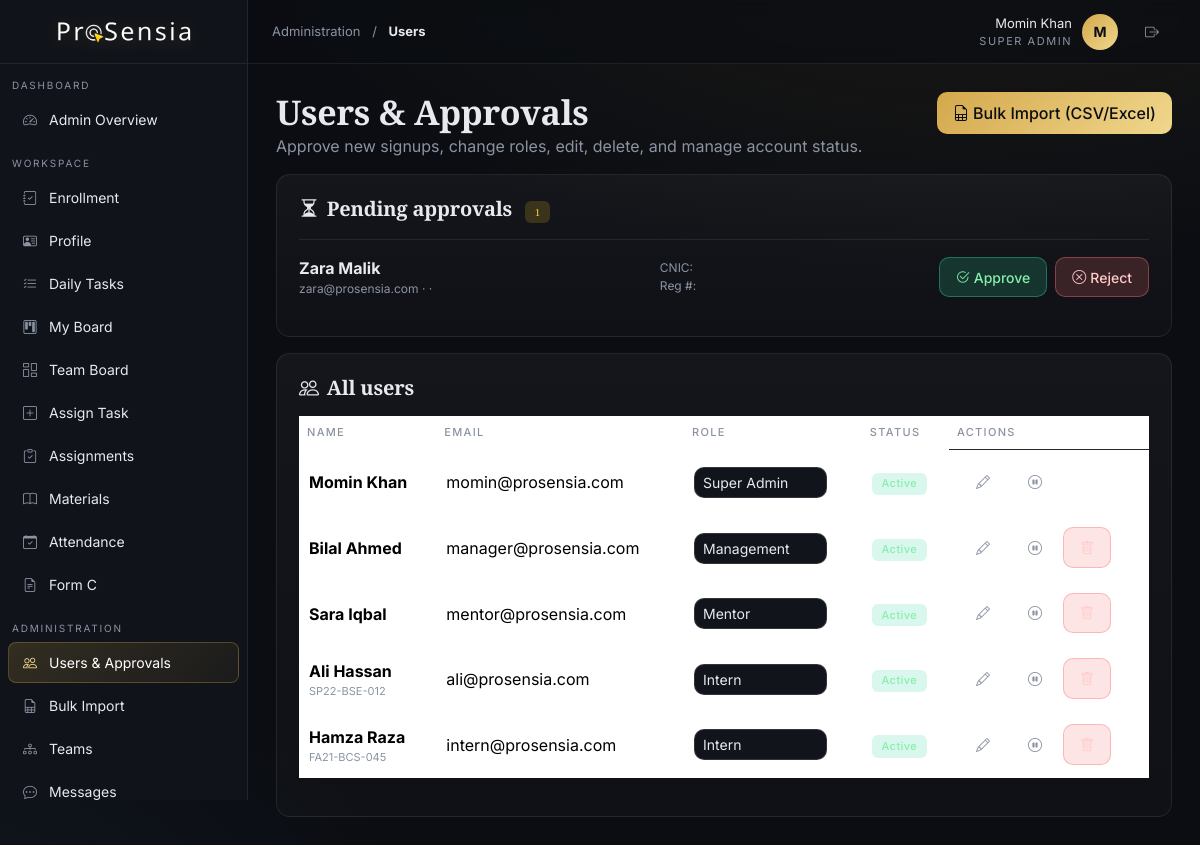
The page /admin/users.php (signed in) on the database its author committed.
### tables this page shows
CREATE TABLE users (
  id INT AUTO_INCREMENT PRIMARY KEY,
  name VARCHAR(120) NOT NULL,
  email VARCHAR(160) NOT NULL UNIQUE,
  password VARCHAR(255) NOT NULL,
  role ENUM('super_admin','management','mentor','intern') NOT NULL,
  status ENUM('pending','active','inactive','rejected') DEFAULT 'pending',
  created_at TIMESTAMP DEFAULT CURRENT_TIMESTAMP
);

CREATE TABLE profiles (
  user_id INT PRIMARY KEY,
  father_name VARCHAR(120),
  cnic VARCHAR(20),
  reg_number VARCHAR(40),
  department VARCHAR(120) DEFAULT 'Electrical and Computer Engineering',
  semester VARCHAR(40),
  phone VARCHAR(40), city VARCHAR(80), address TEXT,
  university VARCHAR(160), degree VARCHAR(120), graduation_year VARCHAR(8),
  skills TEXT, github VARCHAR(200), linkedin VARCHAR(200), portfolio VARCHAR(200),
  bio TEXT, avatar_color VARCHAR(20) DEFAULT '#d4a84c',
  avatar_path VARCHAR(255) DEFAULT NULL,
  FOREIGN KEY (user_id) REFERENCES users(id) ON DELETE CASCADE
);

### admin/users.php (the view, shortened to what this page needs)
<?php
require __DIR__ . '/../includes/header.php';
$is_admin = $user['role']==='super_admin';
$pending = $pdo->query("SELECT u.*, p.cnic, p.phone, p.reg_number, p.university FROM users u LEFT JOIN profiles p ON p.user_id=u.id WHERE u.status='pending' ORDER BY u.created_at DESC")->fetchAll();
$all = $pdo->query("SELECT u.*, p.phone, p.reg_number, p.university, p.cnic, p.semester FROM users u LEFT JOIN profiles p ON p.user_id=u.id WHERE u.status!='pending' ORDER BY u.role,u.name")->fetchAll();
?>
<div class="d-flex justify-content-between align-items-center flex-wrap gap-2">
  <h1 class="serif m-0" style="font-size:34px">Users &amp; Approvals</h1>
  <?php if($is_admin): ?><a href="<?= base_url('admin/import.php') ?>" class="btn btn-primary"><i class="bi bi-file-earmark-spreadsheet me-1"></i>Bulk Import (CSV/Excel)</a><?php endif; ?>
</div>
<p class="muted">Approve new signups, change roles, edit, delete, and manage account status.</p>
<?php if($is_admin): ?>
<div class="glass card-pad mt-3">
  <h5 class="serif mb-3"><i class="bi bi-hourglass-split me-2"></i>Pending approvals <span class="badge b-warning ms-2"><?= count($pending) ?></span></h5>
  <?php foreach($pending as $u): ?>
    <div class="py-3" style="border-top:1px solid var(--border)">
      <div class="row g-3 align-items-center">
        <div class="col-md-5"><b><?= e($u['name']) ?></b><div class="muted" style="font-size:12px"><?= e($u['email']) ?> · <?= e($u['phone']) ?> · <?= e($u['university']) ?></div></div>
        <div class="col-md-3 muted" style="font-size:12px">CNIC: <?= e($u['cnic']) ?><br>Reg #: <?= e($u['reg_number']) ?></div>
        <div class="col-md-4 d-flex gap-2 justify-content-md-end flex-wrap">
          <form method="post"><button class="btn btn-success btn-sm"><i class="bi bi-check2-circle me-1"></i>Approve</button></form>
          <form method="post"><input type="hidden" name="action" value="reject"><input type="hidden" name="id" value="<?= (int)$u['id'] ?>"><button class="btn btn-danger btn-sm"><i class="bi bi-x-circle me-1"></i>Reject</button></form>
        </div>
      </div>
    </div>
  <?php endforeach; ?>
</div>
<?php endif; ?>
<div class="glass card-pad mt-3">
  <h5 class="serif mb-3"><i class="bi bi-people me-2"></i>All users</h5>
  <div class="table-wrap">
  <table class="table table-hover">
    <thead><tr><th>Name</th><th>Email</th><th>Role</th><th>Status</th><?php if($is_admin):?><th>Actions</th><?php endif; ?></tr></thead>
    <tbody>
    <?php foreach($all as $u): ?>
      <tr>
        <td><b><?= e($u['name']) ?></b><?php if(!empty($u['reg_number'])): ?><div class="muted" style="font-size:11px"><?= e($u['reg_number']) ?></div><?php endif; ?></td>
        <td class="muted"><?= e($u['email']) ?></td>
        <td>
          <?php if($is_admin): ?>
          <form method="post" class="d-flex gap-1"><input type="hidden" name="action" value="role"><input type="hidden" name="id" value="<?= (int)$u['id'] ?>">
            <select name="role" class="form-select form-select-sm" style="width:auto" onchange="this.form.submit()">
              <?php foreach(['intern','mentor','management','super_admin'] as $r): ?>
              <option value="<?= $r ?>" <?= $u['role']===$r?'selected':'' ?>><?= role_label($r) ?></option>
              <?php endforeach; ?>
            </select>
          </form>
          <?php else: ?><?= role_label($u['role']) ?><?php endif; ?>
        </td>
        <td><span class="badge <?= $u['status']==='active'?'b-success':($u['status']==='rejected'?'b-danger':'b-muted') ?>"><?= e(ucfirst($u['status'])) ?></span></td>
        <?php if($is_admin): ?>
        <td class="d-flex gap-1">
          <button type="button" class="btn btn-ghost btn-sm" data-bs-toggle="modal" data-bs-target="#editU<?= (int)$u['id'] ?>" title="Edit"><i class="bi bi-pencil"></i></button>
          <?php if($u['status']==='active'): ?>
            <form method="post"><button class="btn btn-ghost btn-sm" title="Deactivate"><i class="bi bi-pause-circle"></i></button></form>
          <?php else: ?>
            <form method="post"><input type="hidden" name="action" value="reactivate"><input type="hidden" name="id" value="<?= (int)$u['id'] ?>"><button class="btn btn-ghost btn-sm" title="Reactivate"><i class="bi bi-play-circle"></i></button></form>
          <?php endif; ?>
          <?php if ((int)$u['id'] !== (int)$user['id']): ?>
          <form method="post" onsubmit="return confirm('Permanently delete <?= e($u['name']) ?>? This removes their profile, tasks and history.')"><button class="btn btn-danger btn-sm" title="Delete"><i class="bi bi-trash"></i></button></form>
          <?php endif; ?>
        </td>
        <?php endif; ?>
      </tr>
    <?php endforeach; ?>
    </tbody>
  </table>
  </div>
</div>
<?php require __DIR__ . '/../includes/footer.php'; ?>

### assets/css/style.css (style rules this page uses)
:root { --bg:#0b0d12; --surface:#11141b; --surface-2:#161a23; --border:rgba(255,255,255,.08); --border-strong:rgba(255,255,255,.14); --text:#e7e9ee; --muted:#8b93a3; --primary:#d4a84c; --primary-glow:#f0d78c; --primary-fg:#0b0d12; --success:#34d399; --warning:#fbbf24; --danger:#f87171; --info:#60a5fa; }
* { box-sizing:border-box }
html,body { background:var(--bg);color:var(--text);font-family:'Inter',system-ui,sans-serif;min-height:100vh;-webkit-font-smoothing:antialiased }
body { background: radial-gradient(1200px 600px at 80% -10%,rgba(212,168,76,.08),transparent 60%), radial-gradient(900px 500px at -10% 110%,rgba(96,165,250,.06),transparent 60%), var(--bg); }
h1,h2,h3,h4,h5,.serif { font-family:'Cormorant Garamond','Playfair Display',Georgia,serif;font-weight:600;letter-spacing:-.01em }
a { color:var(--primary-glow);text-decoration:none }
.glass { background:linear-gradient(180deg,rgba(255,255,255,.04),rgba(255,255,255,.02));border:1px solid var(--border);border-radius:14px }
.card-pad { padding:18px }
@media (min-width:768px) { .card-pad { padding:22px } }
.btn { border-radius:10px;font-weight:500;padding:.55rem 1rem;transition:all .2s }
.btn-primary { background:linear-gradient(135deg,var(--primary),var(--primary-glow));border:none;color:var(--primary-fg) }
.btn-ghost { background:transparent;color:var(--muted);border:1px solid transparent }
.btn-danger { background:rgba(248,113,113,.18);border:1px solid rgba(248,113,113,.4);color:#fecaca }
.btn-success { background:rgba(52,211,153,.18);border:1px solid rgba(52,211,153,.4);color:#86efac }
.form-control,.form-select { background:var(--surface);border:1px solid var(--border-strong);color:var(--text);border-radius:10px }
.table-wrap { overflow-x:auto;-webkit-overflow-scrolling:touch }
.table { color:var(--text);min-width:480px }
.table thead th { color:var(--muted);font-weight:500;font-size:11px;text-transform:uppercase;letter-spacing:.12em;border-color:var(--border) }
.table tbody td { border-color:var(--border);padding:12px 10px;vertical-align:middle }
.badge { font-weight:500;padding:.35rem .6rem;border-radius:6px;font-size:11px;letter-spacing:.04em }
.b-success { background:rgba(52,211,153,.18);color:#86efac }
.b-warning { background:rgba(251,191,36,.18);color:#fcd34d }
.muted { color:var(--muted) }

### rows shown on the page
users: name "Zara Malik", email "zara@prosensia.com"
users: name "Momin Khan", email "momin@prosensia.com", status "Active"
users: name "Bilal Ahmed", email "manager@prosensia.com", status "Active"
users: name "Sara Iqbal", email "mentor@prosensia.com", status "Active"
profiles: user_id.name "Ali Hassan", reg_number "SP22-BSE-012", user_id.email "ali@prosensia.com", role "Intern", user_id.status "Active"
profiles: user_id.name "Hamza Raza", reg_number "FA21-BCS-045", user_id.email "intern@prosensia.com", role "Intern", user_id.status "Active"

### other values the page prints
$label "Admin Overview Enrollment Profile Daily Tasks My Board Team Board Assign Task Assignments Materials Attendance Form C Users & Approvals Bulk Import Teams Messages"
$page_section "Administration"
$page_label "Users"
$user['name'] "Momin Khan"
role_label($user['role']) "SUPER ADMIN"
substr($u['name'],0,1) "M"
count($pending) "1"
form field role "Super Admin"
form field role "Management"
form field role "Mentor"
